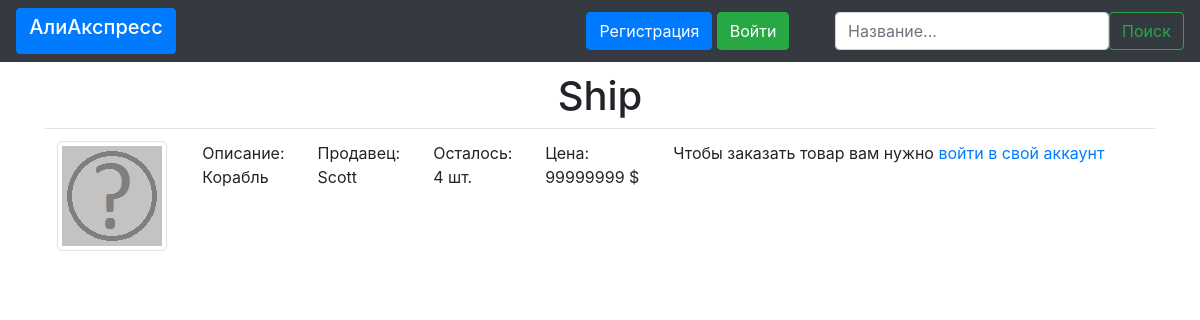
The page /product_link/2 on the database its author committed.
### data/products.py (models this page shows)
class Product(db_session.SqlAlchemyBase, SerializerMixin):
    __tablename__ = 'products'
    id = sqlalchemy.Column(sqlalchemy.Integer, primary_key=True, autoincrement=True)
    seller_id = sqlalchemy.Column(sqlalchemy.Integer, sqlalchemy.ForeignKey("users.id"))
    seller = sqlalchemy.Column(sqlalchemy.Integer, nullable=True)
    title = sqlalchemy.Column(sqlalchemy.String, nullable=True)
    number = sqlalchemy.Column(sqlalchemy.Integer, nullable=True)
    description = sqlalchemy.Column(sqlalchemy.String, nullable=True)
    price = sqlalchemy.Column(sqlalchemy.String, nullable=True)
    link = sqlalchemy.Column(sqlalchemy.String, nullable=True)
    del_link = sqlalchemy.Column(sqlalchemy.String, nullable=True)
    order_link = sqlalchemy.Column(sqlalchemy.String, nullable=True)
    image = sqlalchemy.Column(sqlalchemy.String)
    user = orm.relation('User')

### main.py (the view, shortened to what this page needs)
@app.route('/product_link/<product_id>', methods=['GET', 'POST'])
def product_link(product_id="product_id"):
    db_session.global_init("db/online_shop.sqlite")
    session = db_session.create_session()
    form = baseform.BaseForm()
    product = session.query(products.Product).filter(products.Product.id == product_id).first()
    if request.method == "GET":
        return render_template('product.html', title=product.title, product=product)

### data/baseform.py
class BaseForm(FlaskForm):
    search = StringField(validators=[DataRequired()])

### data/db_session.py (called while the page is built, shortened)
def global_init(db_file):
    global __factory
    if __factory:
        return

def create_session() -> Session:
    global __factory
    return __factory()

### templates/product.html
{% extends "base.html" %}
{% block content %}
<div>
<h1 align="center">{{ title }}</h1>
</div>
<div>
    <div>
        <table class="table">
              <tbody>
                    <tr>
                        <td><img src={{product.image}} alt="Ну не нашлась картинка" class="img-thumbnail"></td>
                        <td>Описание:<br>{{ product.description }}</td>
                        <td>Продавец:<br>{{ product.seller }}</td>
                        <td>Осталось:<br>{{ product.number }} шт.</td>
                        <td>Цена:<br>{{ product.price }} $</td>
                        {% if userid == product.seller_id %}
                            <td><a class="btn btn-outline-success" href={{product.del_link}} role="button">Удалить товар</a></td>
                        {% elif username %}
                            {% if product.number > 0 %}
                                <td><a class="btn btn-outline-success" href={{product.order_link}} role="button">Заказать</a></td>
                            {% else %}
                                <td>Похоже, товар закончился(</td>
                            {% endif %}
                        {% else %}
                            <td><p>Чтобы заказать товар вам нужно <a href="/login" role="button">войти в свой аккаунт</a></p></td>
                        {% endif %}
                    </tr>
              </tbody>
        </table>
    </div>
</div>
{% endblock %}

### rows shown on the page
Product: title "Ship", image (picture), description "Корабль", seller "Scott", number "4", price "99999999"
